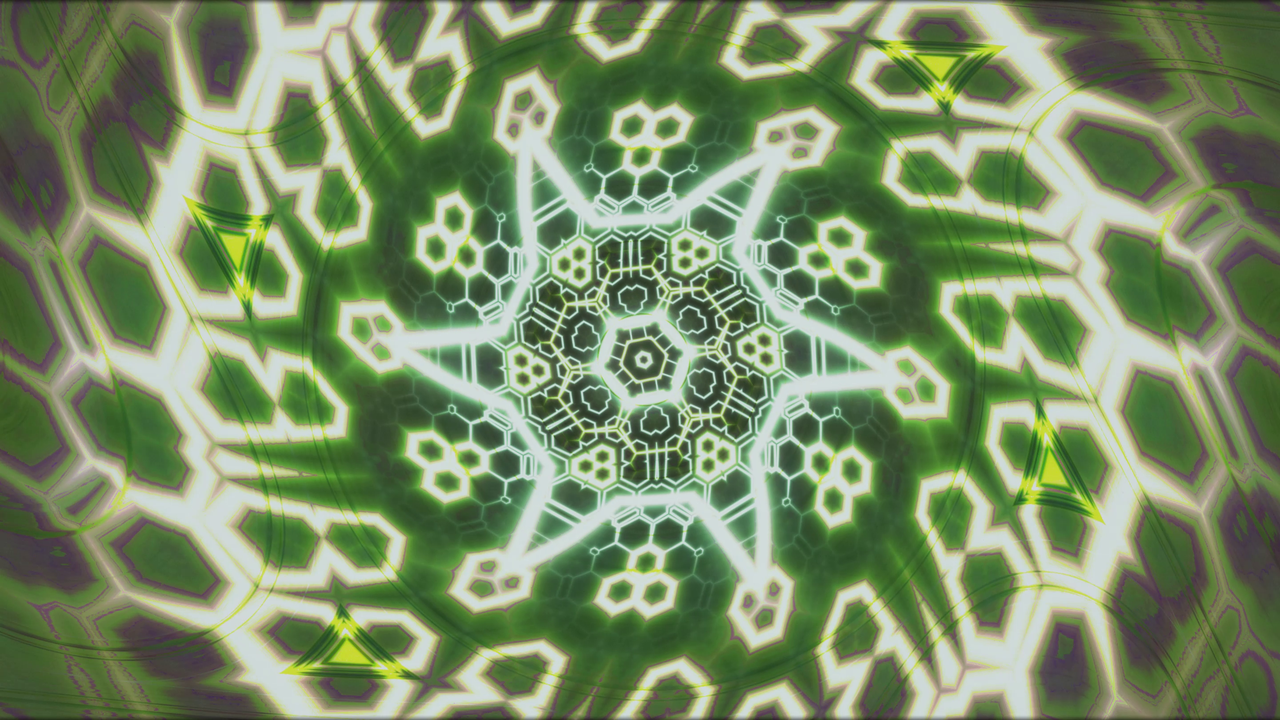
#> input picture docs/screenshots/kaleidoscope.png, 1280 x 720 px; its folder holds 4 pictures in this run
$ python make_preview.py
#> lines starting #> are read from the running program, lines starting #| are printed output that depends on the picture
"""Kaleidoscope Enhanced -- the picture GitHub shows when the project is linked:
docs/social-preview.png (1280 x 640).

    python Tools/make_preview.py

The icon, the name, one sentence, and the four README scenes (docs/screenshots/*.png,
1280 x 720 each) as a 2 x 2 grid. Same layout as Noctuary (Tools/make_preview.py) and
Ephemeris (Tools/manual/make_preview.py). GitHub takes it by hand: Settings, General,
Social preview.
"""
import os
from PIL import Image, ImageDraw, ImageFont

ROOT = os.path.normpath(os.path.join(os.path.dirname(os.path.abspath(__file__)), ".."))
W, H = 1280, 640
BG = (10, 8, 20)             # the icon's own background
NAME = (255, 219, 108)       # the icon's yellow facets
TEXT = (228, 226, 236)
SMALL = (146, 142, 168)
FRAME = (52, 46, 78)
SHOTS = ["kaleidoscope", "chromeform", "shadowtheatre", "aurora"]   # the README's four, same order


def font(name, size):
    try:
        return ImageFont.truetype(os.path.join("C:/Windows/Fonts", name), size)
    except OSError:
        return ImageFont.load_default()


img = Image.new("RGB", (W, H), BG)
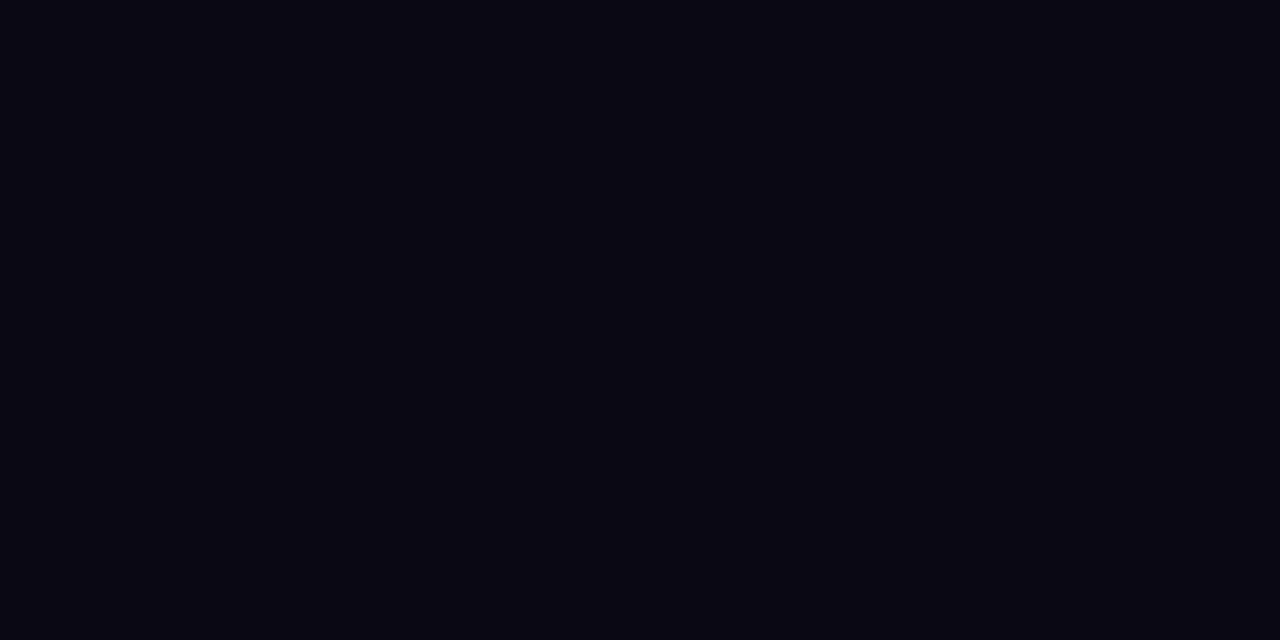
#> img: PIL image 1280x640 RGB; mean R, G, B 10, 8, 20
d = ImageDraw.Draw(img)

# Four scenes, 2 x 2, each kept at 16:9 -- the grid is 800 px wide and fills the right side.
gap = 6
tw = (800 - gap) // 2
th = tw * 9 // 16
gx0, gy0 = W - 800 - 30, (H - (2 * th + gap)) // 2
for i, name in enumerate(SHOTS):
    shot = Image.open(os.path.join(ROOT, "docs", "screenshots", name + ".png")).convert("RGB")
#> shot is the input picture: PIL image 1280x720 RGB; mean R, G, B 121, 140.9, 102.1
    tile = shot.resize((tw, th), Image.LANCZOS)
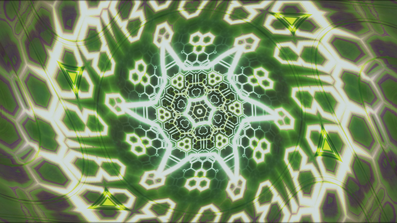
#> tile: PIL image 397x223 RGB; mean R, G, B 121, 141, 102.1
    x = gx0 + (i % 2) * (tw + gap)
    y = gy0 + (i // 2) * (th + gap)
    img.paste(tile, (x, y))
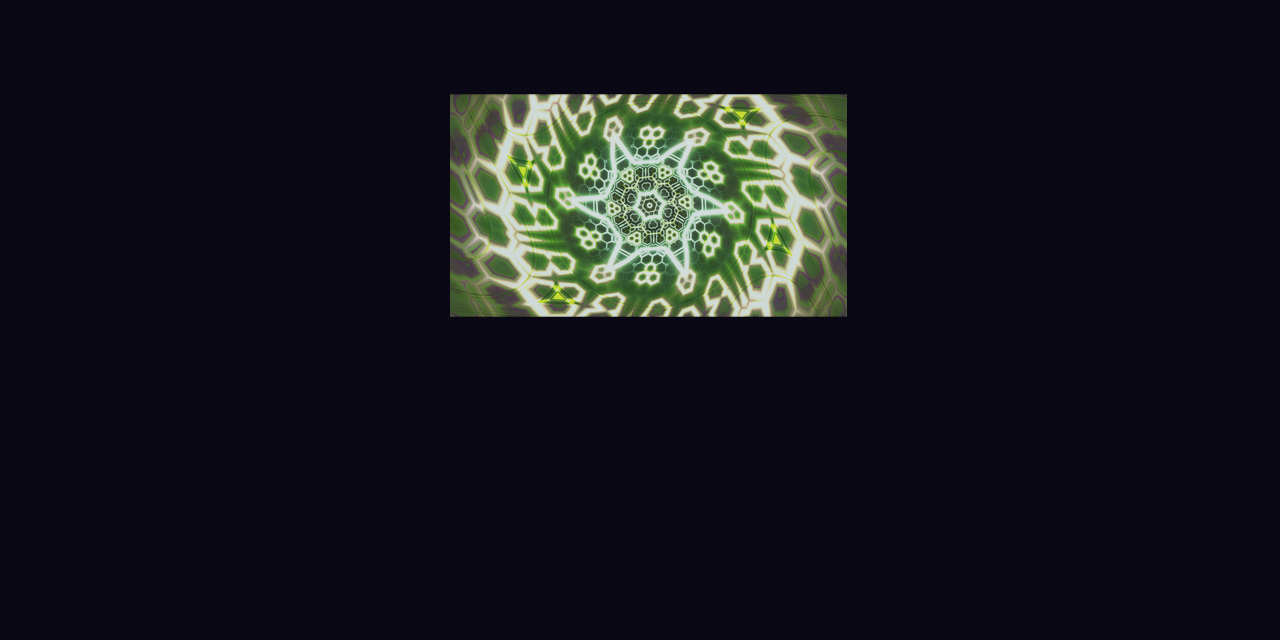
#> img: PIL image 1280x640 RGB; mean R, G, B 22, 22.4, 28.9
#> pass 2 of the loop `for i, name in enumerate(SHOTS):`:
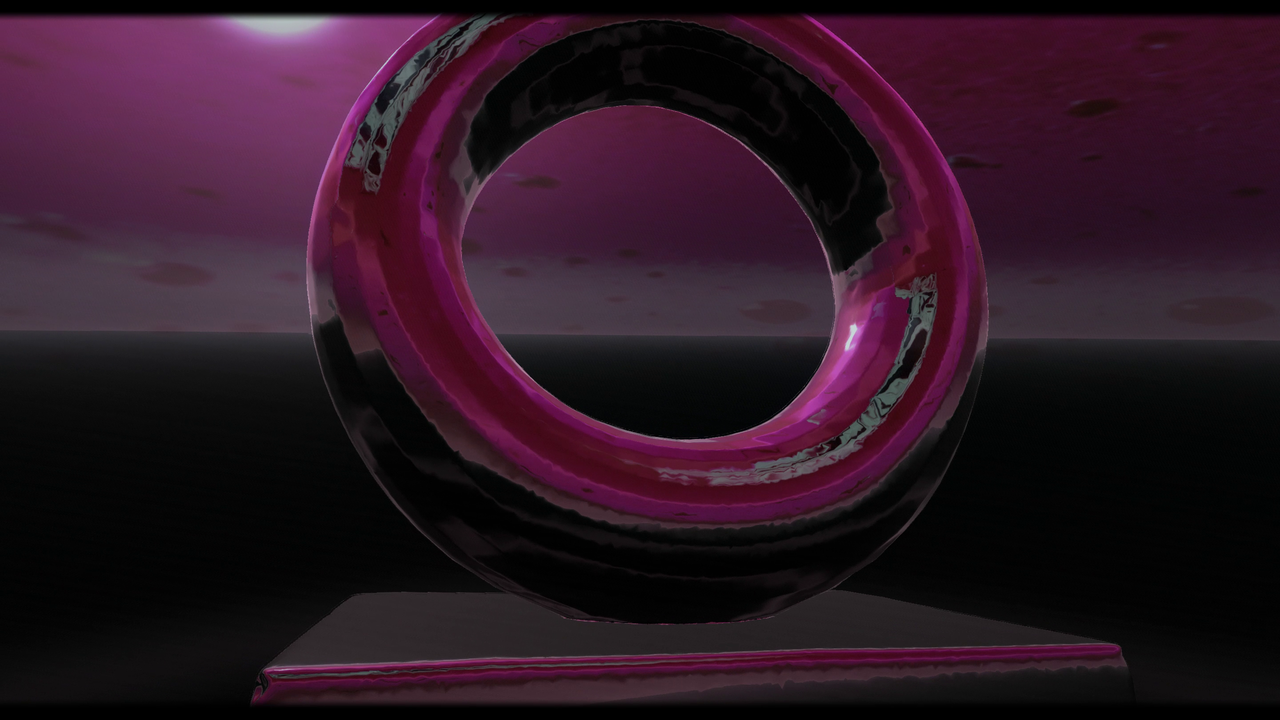
#> input picture docs/screenshots/chromeform.png, 1280 x 720 px
#> shot is the input picture: PIL image 1280x720 RGB; mean R, G, B 43.6, 22.2, 35.1
#> `img.paste(tile, (x, y))`:
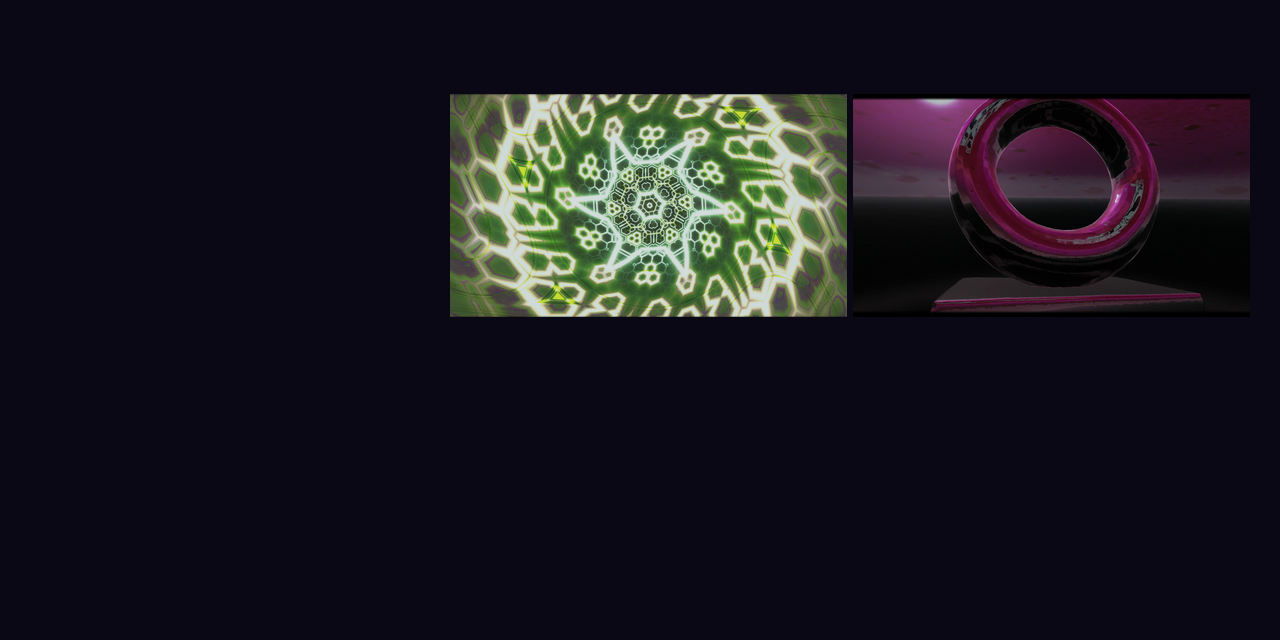
#> img: PIL image 1280x640 RGB; mean R, G, B 25.6, 23.9, 30.5
#> (the run stopped early here; a loop or call above may not have finished)
